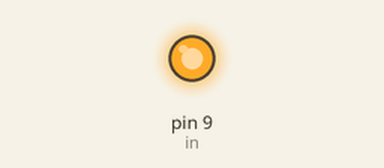
The sketch below on a simulated Arduino Uno, built with avr-gcc and run on an emulated ATmega328P. Shown: output pins drawn as LEDs (lit = HIGH).

Above: at 0.5 s.
At 3.5 s:
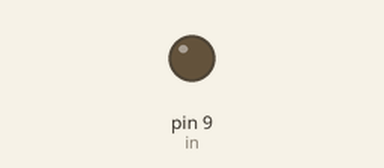
Timing chart, 0 to 7.8 s (numbered marks = the images above):
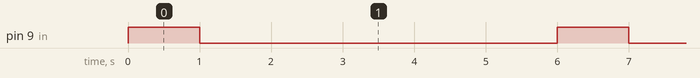

Measured:
- by itself, pin 9 (in): alternates HIGH for 1.0 s and LOW for 5.0 s

The sketch:

relay.ino
```cpp
#define in 9

void setup() {
  // put your setup code here, to run once:
  pinMode( in, OUTPUT);
  digitalWrite( in, LOW);

}

void loop() {
  // put your main code here, to run repeatedly:
  digitalWrite( in, HIGH);
  delay( 1000);
  digitalWrite( in, LOW);
  delay( 5000);
}
```
